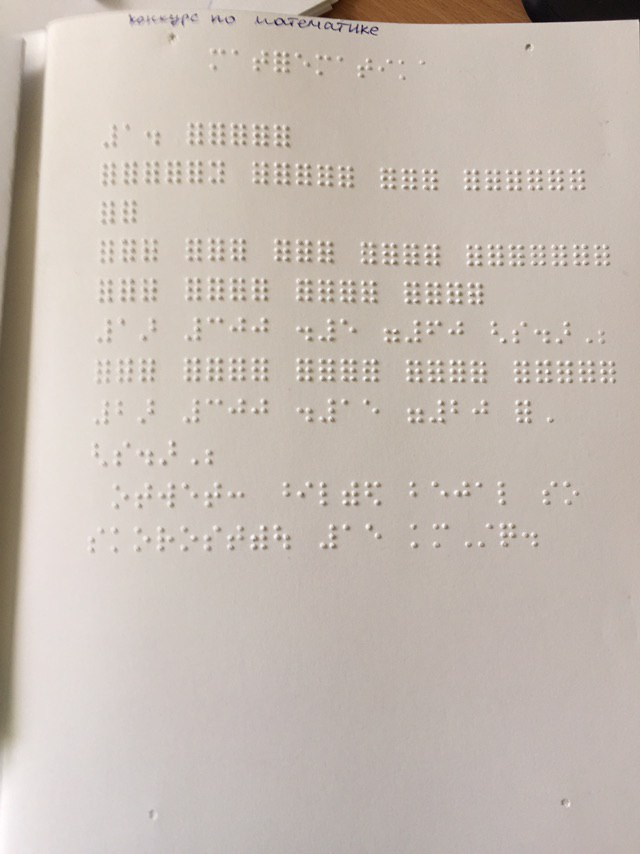
#> input picture Python_code/dataFiles/origImage/book/1.jpeg, 640 x 854 px, found by its file name
$ python main.py
#> lines starting #> are read from the running program, lines starting #| are printed output that depends on the picture
import cv2 as cv
import numpy as np
import math
from matplotlib import pyplot as plt
from os import system as sys
import os


class Image():
    def __init__(self,path):
        self.path = path
        self.Image = cv.imread(path)
        # if self.__checkBright__() == 255:
        #     return None
        self.y,self.x,_= self.Image.shape
        self.img = cv.cvtColor(self.Image,cv.COLOR_BGR2GRAY)
        self.__dark__ = np.zeros((self.y,self.x,3),np.uint8)
        self.__defaultKernel__ = np.ones([5,5],np.uint8)

    def __checkBright__(self):
        img = self.Image.copy()
        if np.mean(img) > 220:
            return 255


    def showImage(self,*img):
        if len(img) == 0:
            plt.subplot(1,2,1),plt.imshow(self.Image)
            plt.title("Orig"), plt.xticks([]),plt.yticks([])
            plt.subplot(1,2,2),plt.imshow(cv.cvtColor(self.img,cv.COLOR_BGR2RGB))
            plt.title("mod"), plt.xticks([]),plt.yticks([])
        elif len(img) == 1:
            plt.subplot(1,2,1),plt.imshow(self.Image)
            plt.title("Orig"), plt.xticks([]),plt.yticks([])
            plt.subplot(1,2,2),plt.imshow(cv.cvtColor(img[0],cv.COLOR_BGR2RGB))
            plt.title("mod"), plt.xticks([]),plt.yticks([])
        elif len(img) == 2:
            plt.subplot(1,2,1),plt.imshow(cv.cvtColor(img[0],cv.COLOR_BGR2RGB))
            plt.title("1"), plt.xticks([]),plt.yticks([])
            plt.subplot(1,2,2),plt.imshow(cv.cvtColor(img[1],cv.COLOR_BGR2RGB))
            plt.title("2"), plt.xticks([]),plt.yticks([])

        plt.show()

    def imgModify(self,img,key,kernel_size=(5,30)):
        '''modify image and return need type'''

        img = img.copy()
        img = cv.GaussianBlur(img, (5, 5), 0)
        img = cv.GaussianBlur(img, (5, 5), 0)
        if key=="edges":
            image = cv.Canny(img,20,70)
        else:
            kernel = np.ones(kernel_size,np.uint8)
            if key=="dilate" or key=="closing" :
                edges = cv.Canny(img,20,70)
                image = cv.dilate(edges,kernel,iterations=1)
            elif key=="closing":
                edges = cv.Canny(img,20,70)
                dilate = cv.dilate(edges,kernel,iterations=1)
                image = cv.morphologyEx(dilate,cv.MORPH_CLOSE,kernel,iterations=2)
            elif key=="open":
                edges = cv.Canny(img,20,70)
                dilate = cv.dilate(edges,kernel,iterations=1)
                closing = cv.morphologyEx(dilate,cv.MORPH_CLOSE,kernel,iterations=2)
                image  = cv.morphologyEx(closing, cv.MORPH_OPEN, kernel,iterations=2)
            elif key =="erode":
                image = cv.erode(img,kernel,iterations = 1)
        self.imgMod = image
        return image

    def findContour(self,img,**kword):
        '''draw contour in image'''
        if kword["key"]=="external":
            type = cv.RETR_EXTERNAL
        elif kword["key"] == "tree":
            type = cv.RETR_TREE
        else:
            print("Key not found")
            return -1
        if "debug" in kword:
            debug = kword["debug"]
        else:
            debug = 0
        img = img.copy()
        contours, hierarchy = cv.findContours(img.copy(), type, cv.CHAIN_APPROX_SIMPLE)
        if debug:
        # debug function
            cv.drawContours(img, contours, -1, (255, 255, 255), 2, cv.LINE_AA, hierarchy, 1)
            self.showImage(img)

        return contours

    def delCont(self,contours,**kword):
        "del long contours"

        lenLines = []
        for cont in contours:
            lenLines.append(len(cont))
        mean = np.mean(lenLines)
        deviations = (np.var(lenLines))**0.5
        lenLines = []
        i = 0
        while i < len(contours):                        #delete long contours
            if len(contours[i])>mean+deviations:
                del contours[i]
            else:
                i+=1


        dark = self.__dark__.copy()
        cv.drawContours(dark, contours, -1, (255, 255, 255), 1)
        dark = cv.cvtColor(dark,cv.COLOR_BGR2GRAY)
        self.__DarkContours__ = dark

        if "debug" in kword:
            debug = kword["debug"]
        else:
            debug = 0

        if debug:
        # debug function
            self.showImage(self.__DarkContours__)
        return contours

    def __findRect__(self,img,**kword):
        img = img.copy()
        contours = self.findContour(img,key="tree")
        boxes = []
        lines = []
        for cont in contours:
            rect = cv.minAreaRect(cont)
            box = cv.boxPoints(rect)
            x0,y0,x1,y1 = cv.boundingRect(box)
            boxes.append([x0,y0,x1,y1])

        boxes.sort(key=lambda x: x[1])
        # image = self.Image.copy()
        for box in boxes:
            x0,y0,x1,y1 = box
            lines.append(self.img[y0:y1+y0,x0:x0+x1])
            # cv.rectangle(image,(x0,y0),(x0+x1,y0+y1),2)
        # plt.imshow(cv.cvtColor(image,cv.COLOR_BGR2RGB))
        # plt.show()

        if "debug" in kword:
            debug = kword["debug"]
        else:
            debug = 0

        if debug:
            img = self.img.copy()
            for line,box in zip(lines,boxes):
                x0,y0,x1,y1 = box
                cv.rectangle(img,(x0,y0),(x0+x1,y0+y1),(0,0,0),2)

            self.showImage(img)
        return lines

    def cutWithMask(self,**kword):
        """create image mask and cut image"""

        img = self.__DarkContours__.copy()
        img = cv.morphologyEx(img.copy(),cv.MORPH_CLOSE,self.__defaultKernel__)

        y,x = img.shape
        horizontalMask = self.imgModify(img=img,key="dilate",kernel_size=(5,int(self.x*1.5)))
        verticalMask = self.imgModify(img=img,key="dilate",kernel_size=(int(self.y),15))
        mask = cv.bitwise_and(horizontalMask,verticalMask)
        self.lines = self.__findRect__(mask)
        # sredY  = 0
        for line in self.lines:
            y,x = line.shape
            # sredY += (y)/len(self.lines)
        # print(sredY)
        try:
            self.lines = self.__rotationsLines__(self.lines)
        except:
            pass

        check = False
        for line in self.lines:
            y,_ = line.shape
            if y > 70:
                check = True
                break

        if check:
            lines = []
            for line in self.lines:
                y,_ = line.shape
                if y > 70:
                    add = self.checkString(line)
                    lines.extend(add)
                else:
                    lines.append(line)

            self.lines = lines
        return self.lines


        if "debug" in kword:
            debug = kword["debug"]
        else:
            debug = 0

        if debug:
        # debug function
            # self.showImage(horizontalMask)
            self.showImage(mask)

    def __rotationsLines__(self,lines):
        def checkAngle(img,img1):
            img = img.copy()
            lines = cv.HoughLines(img,1,np.pi/180,250)            # get line
            sredG = 0

            for line in lines:
                rho,theta = line[0]
                a = np.cos(theta)

                sredG+=a/len(lines)

            return abs(math.degrees(sredG))

        lines1 = []
        kernel = np.ones([5,5],np.uint8)
        kernel_dilate = np.ones([1,50],np.uint8)
        for line in lines:
            y,x = line.shape
            line = cv.GaussianBlur(line,(5,5),0)
            edges = self.imgModify(line,"edges")
            close = cv.morphologyEx(edges,cv.MORPH_CLOSE,kernel)
            dilate = cv.dilate(close,kernel_dilate,iterations=2)
            grad = checkAngle(dilate,line)
            center = (x//2,y//2)
            M = cv.getRotationMatrix2D(center, grad, 1.0)
            test = cv.warpAffine(line, M, (x, y))
            lines1.append(test)
        return lines1


    def checkString(self,img):
        '''check string in cut lines'''
        img = img.copy()
        string = []
        y,x = img.shape
        edges = cv.Canny(img,30,70)
        cont = self.findContour(edges,key="tree")
        contours = self.delCont(cont)
        image = self.__DarkContours__
        kernel = np.ones([1,int(x*1.5)],np.uint8)
        line1 = cv.dilate(image,kernel,iterations=1)
        contours, hierarchy = cv.findContours(line1, cv.RETR_TREE, cv.CHAIN_APPROX_SIMPLE)
        contour = []
        for cont in contours[::-1]:
            rect = cv.minAreaRect(cont)
            box = cv.boxPoints(rect)
            x0,y0,x1,y1 = cv.boundingRect(box)

            contour.append([0,y0-3,x,y1+3+y0])
        for cont in contour:
            x0,y0,x1,y1 = cont
            string.append(img[y0:y1,x0:x1])

        return string

    def getSymbol(self,line):
        line = line.copy()
        y,x = line.shape
        kernel = np.ones((y,3),np.uint8)
        edges = cv.Canny(line,20,70)
        close = cv.morphologyEx(edges,cv.MORPH_CLOSE,kernel)
        contours = self.findContour(close,key="tree")[::-1]
        symbols = []
        sredX = 0
        for i in range(2):
            for cont in contours:
                rect = cv.minAreaRect(cont)
                box = cv.boxPoints(rect)
                x0,y0,x1,y1 = cv.boundingRect(box)
                if not i:
                    sredX += (x1)/len(contours)
                else:
                    if x1/sredX > 1.5:                     # divide big rectangle
                        x1 = int(x1//2)                    # into 2 small
                        symbols.append([x0-3,x1+x0+3])
                        symbols.append([x0+x1-3,x1+x0+3+x1])
                    elif x1/sredX < 0.7:                   # multiplicate small rectangle
                        x1 = x1*2
                        symbols.append([x0-3,sredX+x0+3])
                    else:
                        symbols.append([x0-3,x1+3+x0])

            sredX = int(sredX)
        space = []                                     # keep space value

        for i in range(len(symbols)):
            if not i:
                _, x_ = symbols[i]
            else:
                x, _ = symbols[i]
                if x - x_ > sredX:
                    space.append([x_,sredX+x_])
                _, x_ = symbols[i]


        symbols.extend(space)                           # add space in default list
        symbols.sort()
        symbImg = []
        image = line.copy()

        for sym in symbols:
            x0,x1 = sym
            # cv.rectangle(image,(x0,0),(x1,y),(0,0,0),2)
            symbImg.append(line[0:y,x0:x1])
        # plt.imshow(cv.cvtColor(image,cv.COLOR_BGR2RGB))
        # plt.show()

        return symbImg
def main():
    for i in range(1,2):
        path = "/home/user/project/lab104-braille-recognition/Python_code/dataFiles/origImage/book/1.jpeg"
        image = Image(path)
        if image.__checkBright__()==255:
            continue
        else:
            print(path)
            canny = image.imgModify(image.img,key="edges")
            contours = image.findContour(canny,key="tree")
            contours = image.delCont(contours)
            lines = image.cutWithMask()
            allSymb = []
            for line in lines:

                symb = image.getSymbol(line)
                allSymb.extend(symb)
#> this loop made 1 pass
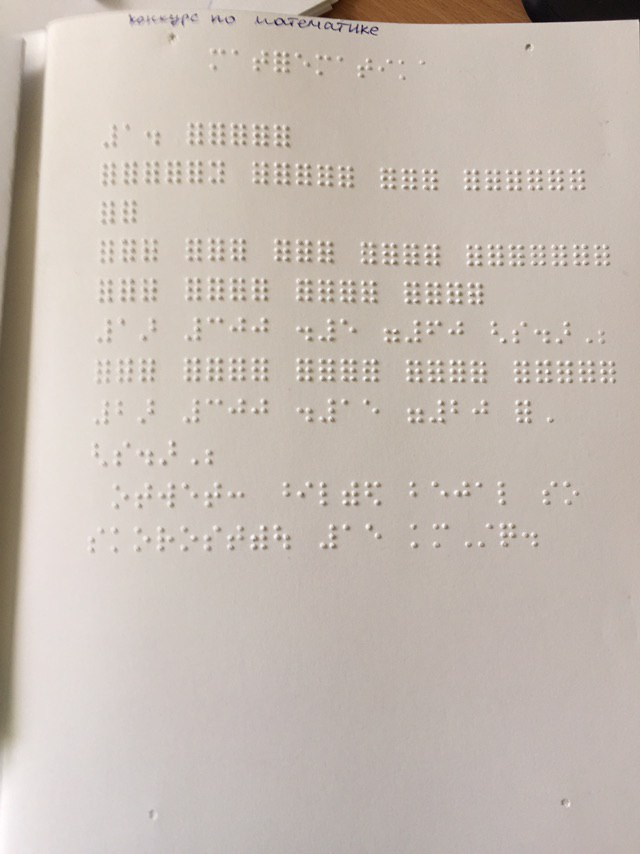
#> input picture Python_code/dataFiles/origImage/book/1.jpeg, 640 x 854 px, found by its file name
#> pass 1, in __init__, `self.img = cv.cvtColor(self.Image,cv.COLOR_BGR2GRAY)`:
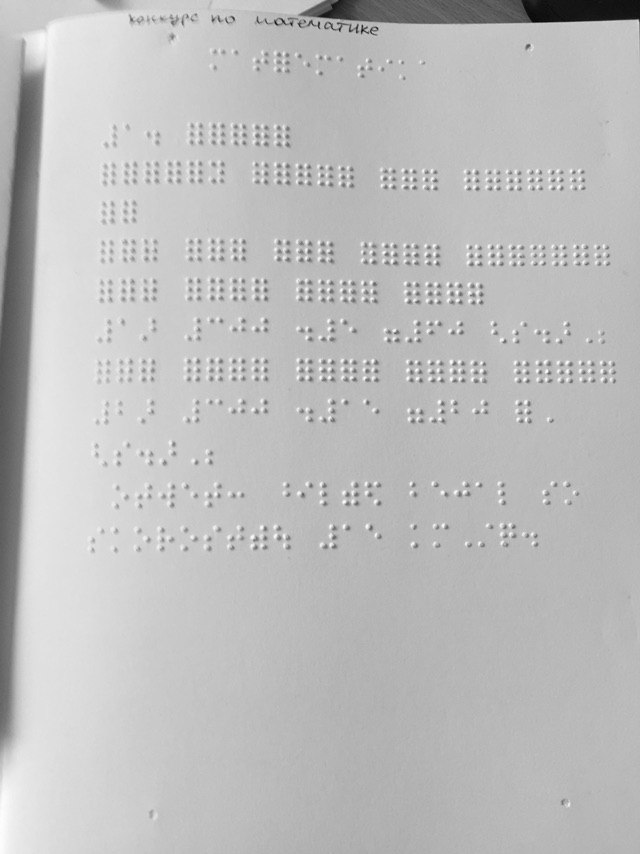
#> self.img: shape (854, 640); min 3, max 255, mean 189.5
#> pass 1, in imgModify, `image = cv.Canny(img,20,70)`:
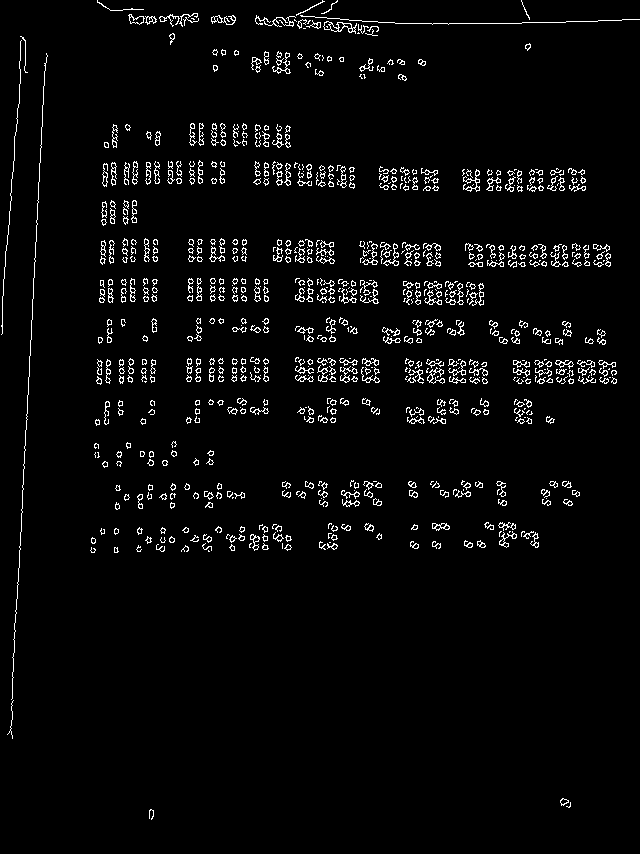
#> image: shape (854, 640); 3.5% white in thin lines or dots
#> after the loop:
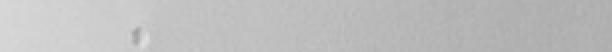
#> line: shape (26, 306) (shown 2 times larger); min 159, max 224, mean 190.4


if __name__ == '__main__':
    main()

$ run again, with Python_code/dataFiles/origImage/book/10.jpeg copied over Python_code/dataFiles/origImage/book/1.jpeg
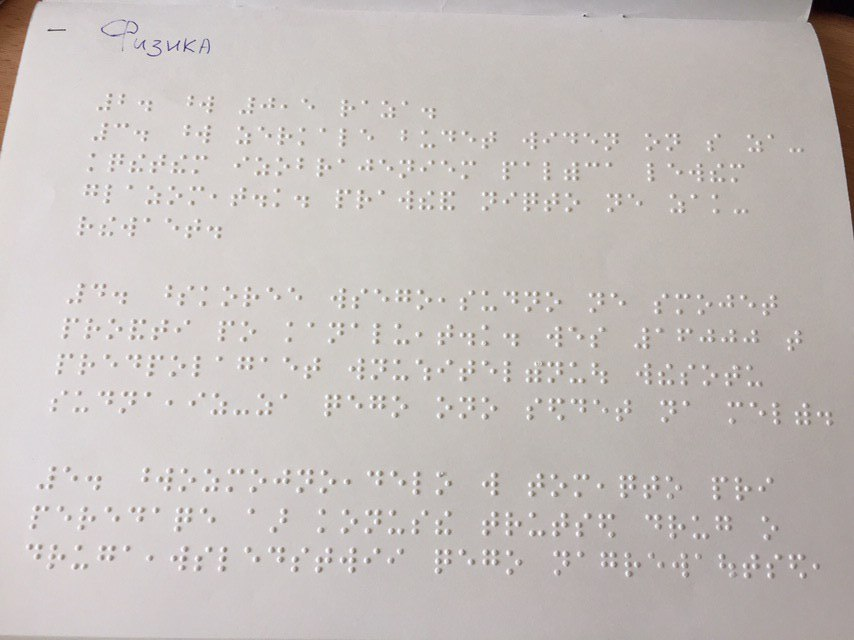
#> input picture Python_code/dataFiles/origImage/book/10.jpeg, 854 x 640 px, found by its file name
#> the loop in main, `for i in range(1,2):` made 1 pass
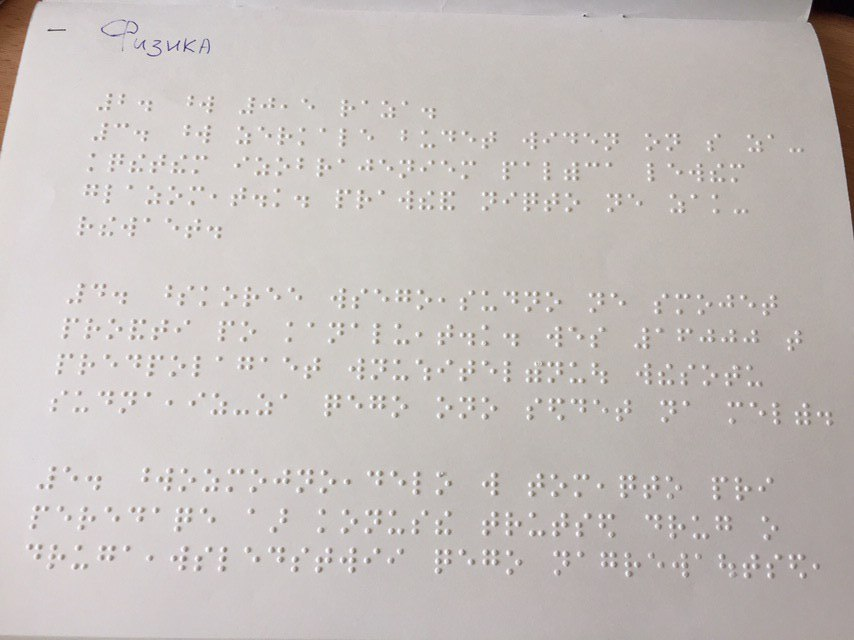
#> input picture Python_code/dataFiles/origImage/book/1.jpeg, 854 x 640 px, found by its file name
#> pass 1, in imgModify, `image = cv.Canny(img,20,70)`:
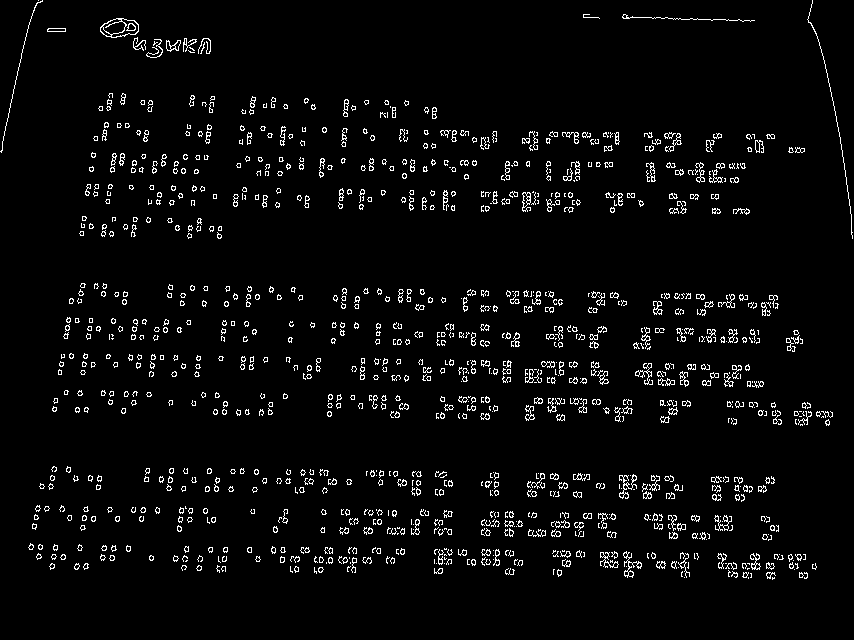
#> image: shape (640, 854); 3.8% white in thin lines or dots
#> after the loop in main, `for i in range(1,2):`:
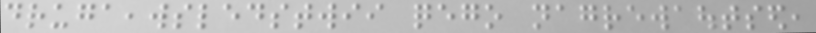
#> line: shape (33, 816); min 91, max 235, mean 187.7
